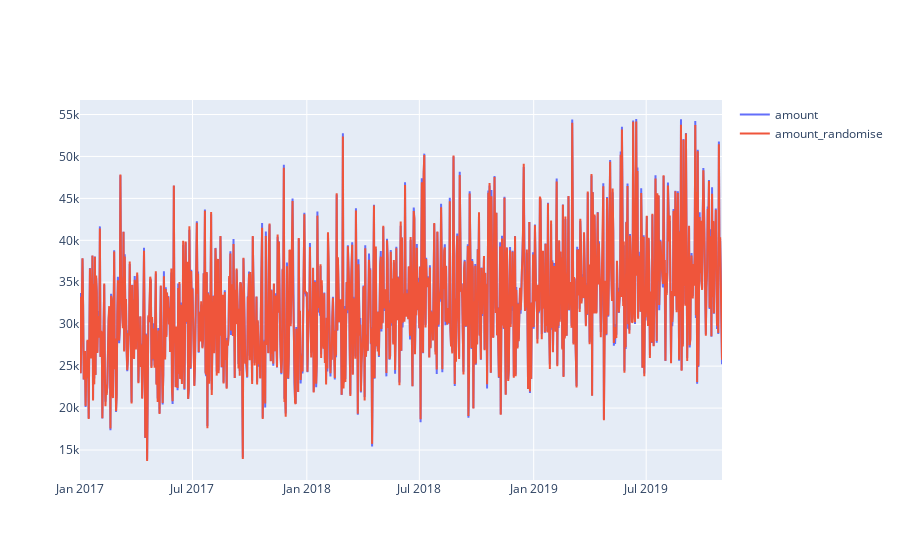

Notebook code cell kept with this figure:
### Markdown cell above
### ボタンで変数の選択

https://cafe-mickey.com/python/plotly-layout-2/  
ホバーについて

- ボタンについて
  - https://megatenpa.com/python/plotly/general/buttons/#st-toc-h-2
  -

### Code cell
df_tmp = df1_day[["amount", "amount_randomise"]].resample("D", origin='start_day').sum().reset_index()
use_clm = ["amount", "amount_randomise"]

# 配列の要素にプロット内容を格納
plot_lst = [
    go.Scatter(x=df_tmp["sales_ymd"],
               y=df_tmp["amount"],
               mode='lines',
               name='amount',
               ),
    go.Scatter(x=df_tmp["sales_ymd"],
               y=df_tmp["amount_randomise"],
               mode='lines',
               name='amount_randomise',
               ),
]

vis_lst = [True for _ in range(len(use_clm))]

# # レイアウトの作成
# layout = go.Layout(
#     title='title',  # グラフタイトル
#     font_size=12,  # グラフ全体のフォントサイズ
#     hoverlabel_font_size=20  # ホバーのフォントサイズ
# )

# 全プロット表示用のボタン作成
button_all = dict(
    label='all',  # ボタンのラベル
    method='update',  # ボタンの適用範囲はデータプロットとレイアウト
    args=[
        dict(visible=vis_lst),  # y1, y2の両方を表示
        dict(title='all plots'),  # グラフタイトル
    ]
)
# 全プロット表示用のボタンを先に入れる
buttons = [button_all]



# グラフの表示
# fig = go.Figure(data=plot_lst, layout=layout)
fig = go.Figure(data=plot_lst)
fig.show()

### Figure 1 — Plotly figure (JSON) as saved in the notebook; plotly's stock layout.template omitted (floating-point values rounded to 4 significant figures; data arrays with more than 128 entries replaced by an {"elided": "..."} marker saying what was removed)
{"data": [{"mode": "lines", "name": "amount", "type": "scatter", "x": {"elided": "1034 str values"}, "y": {"elided": "1034 int values"}}, {"mode": "lines", "name": "amount_randomise", "type": "scatter", "x": {"elided": "1034 str values"}, "y": {"elided": "1034 int values"}}], "layout": {}}
